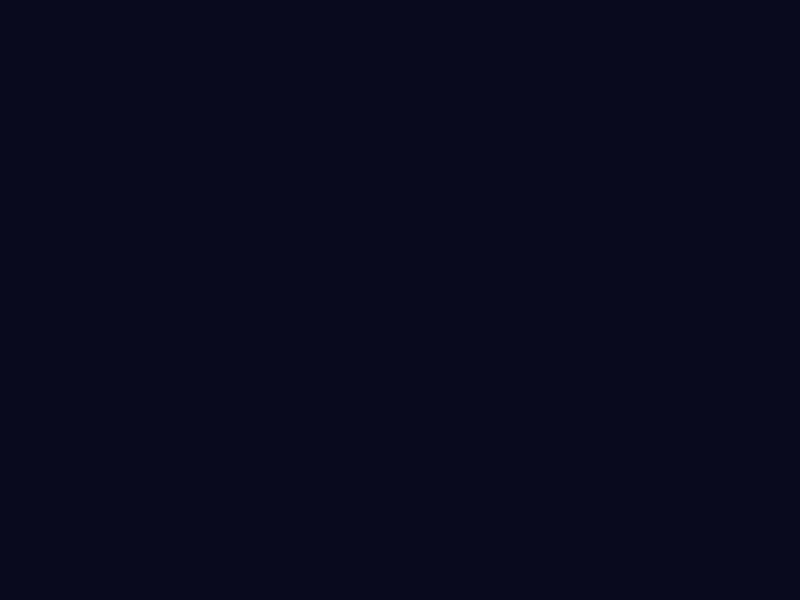
Frame 1 (no input)
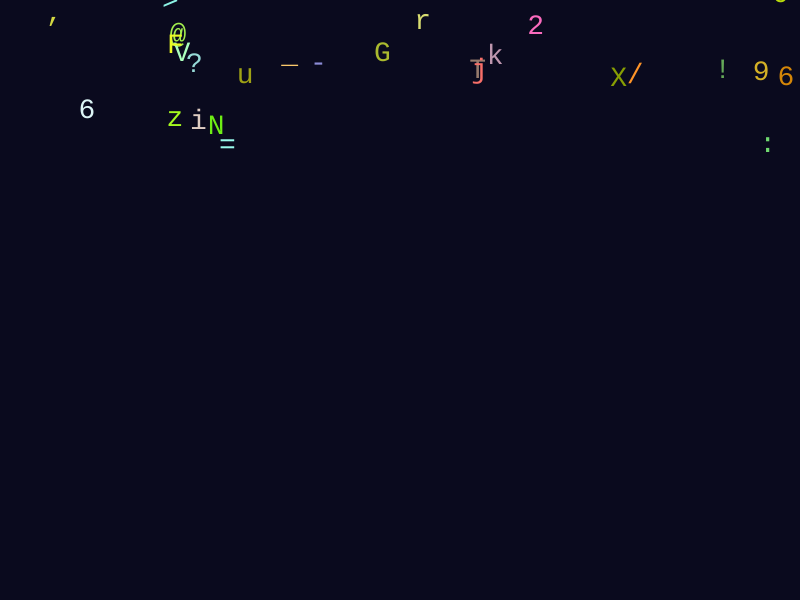
Frame 60 (no input)
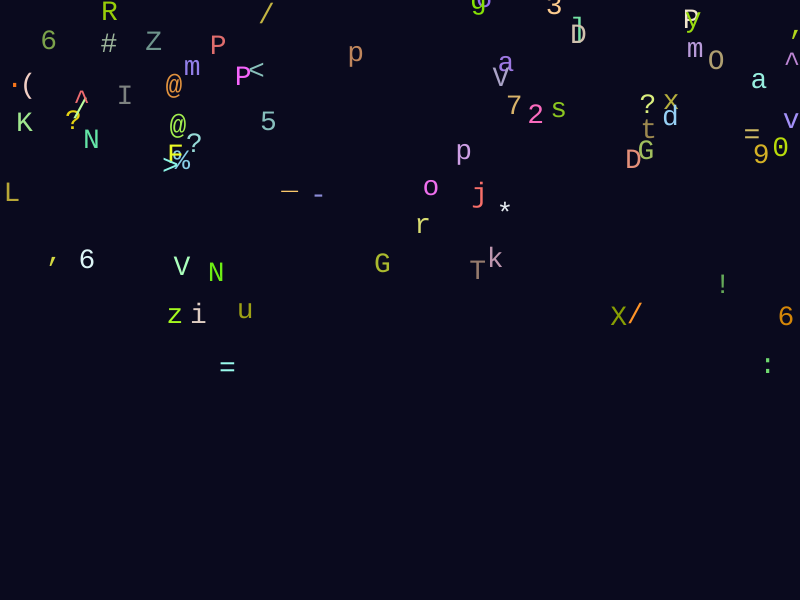
Frame 120 (the mouse pressed at the canvas centre since frame 60)

The p5.js sketch that drew these frames (run headless with seeded random() and noise() and a simulated clock; from frame 60 on, the mouse is pressed at the canvas centre):

// p5.js sketch
// ── sketch.js
let letters = [];
let totalLetters = 175; // No. of letters that will be loaded on the screen 

function setup() {
  createCanvas(800, 600); 
  textSize(28);           
  textFont('Courier New'); 
  // Create a bunch of FallingLetter objects and add them to the letters array
  for (let i = 0; i < totalLetters; i++) {
    letters.push(new FallingLetter());
  }
}

function draw() {
  background(10, 10, 30); 
  
  for (let letter of letters) { // Using For loop to go through each letter and update its position and display it
    letter.update();
    letter.display();
  }
}


class FallingLetter {
  constructor() {  // set up properties like position, speed, color, etc.
    this.reset(); // Set initial values
  }

  // To reset the letter to a new random position and character
  reset() { // "this" means the current object — like saying "my" position or "my" speed
    this.char = randomChar();          // Choose a random printable character
    this.x = random(width);            // Random horizontal position
    this.y = random(-height, 0);       // Letters start falling randomly somewhere above the screen
    this.speed = random(1, 4);         // Random falling speed
    this.color = color(random(100, 255), random(100, 255), random(255)); 
    this.paused = false;              
  }

  
  update() { // To update the position of the letter
    // To Calculate the distance from the mouse to the letter
    let d = dist(this.x, this.y, mouseX, mouseY);

    // If the mouse is close to the letter pause it (make it stop falling)
    if (d < 40) { // radius of the distance on letters being paused
      this.paused = true;
    } else {
      this.paused = false;
    }

    // If the letter is not paused, make it fall
    if (!this.paused) {
      this.y += this.speed;
    }

    if (this.y > height) { // If the letter goes off the bottom of the screen this resets it to the top
      this.reset();
      this.y = random(-200, 0); // Letters start generating a bit above the canvas
    }
  }

  // Display the letter on the canvas
  display() {
    fill(this.color);     // text colour
    text(this.char, this.x, this.y); // Draw the character at its position
  }
}

function randomChar() {
  // A string of all printable characters we want to include
  const printable = "ABCDEFGHIJKLMNOPQRSTUVWXYZabcdefghijklmnopqrstuvwxyz0123456789!@#$%^&*()-=_+[]{};:',.<>/?";

  // Choose one character randomly from the string
  return printable.charAt(int(random(printable.length)));
}
